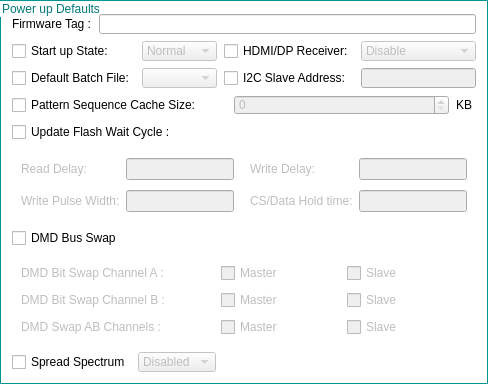
                        <widget class="QGroupBox" name="appDefaultsGroup">
                         <property name="enabled">
                          <bool>true</bool>
                         </property>
                         <property name="maximumSize">
                          <size>
                           <width>16777215</width>
                           <height>16777215</height>
                          </size>
                         </property>
                         <property name="styleSheet">
                          <string notr="true">QGroupBox{ border: 1px solid ;
background-color: transparent;
border-color: rgb(0,150,150);
color:rgb(0,120,120);
;}</string>
                         </property>
                         <property name="title">
                          <string>Power up Defaults</string>
                         </property>
                         <layout class="QVBoxLayout" name="verticalLayout_12">
                          <property name="spacing">
                           <number>7</number>
                          </property>
                          <property name="topMargin">
                           <number>13</number>
                          </property>
                          <item>
                           <layout class="QHBoxLayout" name="horizontalLayout_29">
                            <item>
                             <widget class="QLabel" name="label_FirmwareTag">
                              <property name="sizePolicy">
                               <sizepolicy hsizetype="Preferred" vsizetype="Preferred">
                                <horstretch>0</horstretch>
                                <verstretch>0</verstretch>
                               </sizepolicy>
                              </property>
                              <property name="maximumSize">
                               <size>
                                <width>16777215</width>
                                <height>20</height>
                               </size>
                              </property>
                              <property name="text">
                               <string>Firmware Tag :</string>
                              </property>
                             </widget>
                            </item>
                            <item>
                             <widget class="QLineEdit" name="firmwareTag_lineEdit">
                              <property name="sizePolicy">
                               <sizepolicy hsizetype="Expanding" vsizetype="Preferred">
                                <horstretch>0</horstretch>
                                <verstretch>0</verstretch>
                               </sizepolicy>
                              </property>
                              <property name="maximumSize">
                               <size>
                                <width>16777215</width>
                                <height>20</height>
                               </size>
                              </property>
                              <property name="maxLength">
                               <number>32</number>
                              </property>
                             </widget>
                            </item>
                           </layout>
                          </item>
                          <item>
                           <layout class="QGridLayout" name="gridLayout_19">
                            <item row="0" column="0">
                             <widget class="QCheckBox" name="startupState_checkBox">
                              <property name="sizePolicy">
                               <sizepolicy hsizetype="Minimum" vsizetype="Preferred">
                                <horstretch>0</horstretch>
                                <verstretch>0</verstretch>
                               </sizepolicy>
                              </property>
                              <property name="maximumSize">
                               <size>
                                <width>16777215</width>
                                <height>20</height>
                               </size>
                              </property>
                              <property name="text">
                               <string>Start up State:</string>
                              </property>
                             </widget>
                            </item>
                            <item row="0" column="1">
                             <widget class="QComboBox" name="startupState_comboBox">
                              <property name="enabled">
                               <bool>false</bool>
                              </property>
                              <property name="sizePolicy">
                               <sizepolicy hsizetype="Preferred" vsizetype="Preferred">
                                <horstretch>0</horstretch>
                                <verstretch>0</verstretch>
                               </sizepolicy>
                              </property>
                              <property name="maximumSize">
                               <size>
                                <width>16777215</width>
                                <height>20</height>
                               </size>
                              </property>
                              <item>
                               <property name="text">
                                <string>Normal</string>
                               </property>
                              </item>
                              <item>
                               <property name="text">
                                <string>Standby</string>
                               </property>
                              </item>
                             </widget>
                            </item>
                            <item row="0" column="2">
                             <widget class="QCheckBox" name="hdmiReceiver_checkBox">
                              <property name="sizePolicy">
                               <sizepolicy hsizetype="Minimum" vsizetype="Preferred">
                                <horstretch>0</horstretch>
                                <verstretch>0</verstretch>
                               </sizepolicy>
                              </property>
                              <property name="maximumSize">
                               <size>
                                <width>16777215</width>
                                <height>20</height>
                               </size>
                              </property>
                              <property name="text">
                               <string>HDMI/DP Receiver:</string>
                              </property>
                             </widget>
                            </item>
                            <item row="0" column="3">
                             <widget class="QComboBox" name="hdmiReceiver_comboBox">
                              <property name="enabled">
                               <bool>false</bool>
                              </property>
                              <property name="sizePolicy">
                               <sizepolicy hsizetype="Preferred" vsizetype="Preferred">
                                <horstretch>0</horstretch>
                                <verstretch>0</verstretch>
                               </sizepolicy>
                              </property>
                              <property name="maximumSize">
                               <size>
                                <width>16777215</width>
                                <height>20</height>
                               </size>
                              </property>
                              <item>
                               <property name="text">
                                <string>Disable</string>
                               </property>
                              </item>
                              <item>
                               <property name="text">
                                <string>Enable</string>
                               </property>
                              </item>
                             </widget>
                            </item>
                            <item row="1" column="0">
                             <widget class="QCheckBox" name="defaultBatch_checkBox">
                              <property name="sizePolicy">
                               <sizepolicy hsizetype="Minimum" vsizetype="Preferred">
                                <horstretch>0</horstretch>
                                <verstretch>0</verstretch>
                               </sizepolicy>
                              </property>
                              <property name="maximumSize">
                               <size>
                                <width>16777215</width>
                                <height>20</height>
                               </size>
                              </property>
                              <property name="text">
                               <string>Default Batch File:</string>
                              </property>
                             </widget>
                            </item>
                            <item row="1" column="1">
                             <widget class="QComboBox" name="defaultBatch_comboBox">
                              <property name="enabled">
                               <bool>false</bool>
                              </property>
                              <property name="sizePolicy">
                               <sizepolicy hsizetype="Preferred" vsizetype="Preferred">
                                <horstretch>0</horstretch>
                                <verstretch>0</verstretch>
                               </sizepolicy>
                              </property>
                              <property name="maximumSize">
                               <size>
                                <width>16777215</width>
                                <height>20</height>
                               </size>
                              </property>
                             </widget>
                            </item>
                            <item row="1" column="2">
                             <widget class="QCheckBox" name="i2cSlaveAdd_checkBox">
                              <property name="sizePolicy">
                               <sizepolicy hsizetype="Minimum" vsizetype="Preferred">
                                <horstretch>0</horstretch>
                                <verstretch>0</verstretch>
                               </sizepolicy>
                              </property>
                              <property name="maximumSize">
                               <size>
                                <width>16777215</width>
                                <height>20</height>
                               </size>
                              </property>
                              <property name="text">
                               <string>I2C Slave Address:</string>
                              </property>
                             </widget>
                            </item>
                            <item row="1" column="3">
                             <widget class="QLineEdit" name="i2cSlaveAdd">
                              <property name="enabled">
                               <bool>false</bool>
                              </property>
                              <property name="sizePolicy">
                               <sizepolicy hsizetype="Expanding" vsizetype="Preferred">
                                <horstretch>0</horstretch>
                                <verstretch>0</verstretch>
                               </sizepolicy>
                              </property>
                              <property name="maximumSize">
                               <size>
                                <width>16777215</width>
                                <height>20</height>
                               </size>
                              </property>
                              <property name="toolTip">
                               <string>Valid Range : 1-254</string>
                              </property>
                             </widget>
                            </item>
                           </layout>
                          </item>
                          <item>
                           <layout class="QHBoxLayout" name="horizontalLayout_19">
                            <item>
                             <widget class="QCheckBox" name="seqCacheSize_checkBox">
                              <property name="enabled">
                               <bool>true</bool>
                              </property>
                              <property name="text">
                               <string>Pattern Sequence Cache Size:</string>
                              </property>
                             </widget>
                            </item>
                            <item>
                             <widget class="QSpinBox" name="seqCacheSize_spinBox">
                              <property name="enabled">
                               <bool>false</bool>
                              </property>
                              <property name="maximumSize">
                               <size>
                                <width>16777215</width>
                                <height>20</height>
                               </size>
                              </property>
                              <property name="minimum">
                               <number>0</number>
                              </property>
                              <property name="maximum">
                               <number>1000</number>
                              </property>
                              <property name="value">
                               <number>0</number>
                              </property>
                             </widget>
                            </item>
                            <item>
                             <widget class="QLabel" name="KB_label">
                              <property name="maximumSize">
                               <size>
                                <width>20</width>
                                <height>16777215</height>
                               </size>
                              </property>
                              <property name="text">
                               <string>KB</string>
                              </property>
                             </widget>
                            </item>
                           </layout>
                          </item>
                          <item>
                           <widget class="QCheckBox" name="updateFlashWaitCycle_checkBox">
                            <property name="sizePolicy">
                             <sizepolicy hsizetype="Minimum" vsizetype="Preferred">
                              <horstretch>0</horstretch>
                              <verstretch>0</verstretch>
                             </sizepolicy>
                            </property>
                            <property name="text">
                             <string>Update Flash Wait Cycle :</string>
                            </property>
                           </widget>
                          </item>
                          <item>
                           <widget class="QFrame" name="flashWaitCycleControls_frame">
                            <property name="enabled">
                             <bool>false</bool>
                            </property>
                            <property name="styleSheet">
                             <string notr="true">QFrame{border:0px}</string>
                            </property>
                            <property name="frameShape">
                             <enum>QFrame::StyledPanel</enum>
                            </property>
                            <property name="frameShadow">
                             <enum>QFrame::Raised</enum>
                            </property>
                            <layout class="QGridLayout" name="gridLayout_17">
                             <property name="verticalSpacing">
                              <number>10</number>
                             </property>
                             <item row="0" column="3">
                              <widget class="QLabel" name="label_WriteDelay">
                               <property name="text">
                                <string>Write Delay:</string>
                               </property>
                              </widget>
                             </item>
                             <item row="0" column="4">
                              <widget class="QLineEdit" name="writeDelay">
                               <property name="enabled">
                                <bool>false</bool>
                               </property>
                               <property name="toolTip">
                                <string>Valid Range : 0-31</string>
                               </property>
                              </widget>
                             </item>
                             <item row="0" column="1">
                              <widget class="QLineEdit" name="readDelay">
                               <property name="enabled">
                                <bool>false</bool>
                               </property>
                               <property name="toolTip">
                                <string>Valid Range : 0-31</string>
                               </property>
                               <property name="inputMethodHints">
                                <set>Qt::ImhNone</set>
                               </property>
                               <property name="inputMask">
                                <string notr="true"/>
                               </property>
                               <property name="maxLength">
                                <number>32767</number>
                               </property>
                              </widget>
                             </item>
                             <item row="1" column="0">
                              <widget class="QLabel" name="label_PulseWidth">
                               <property name="text">
                                <string>Write Pulse Width:</string>
                               </property>
                              </widget>
                             </item>
                             <item row="1" column="1">
                              <widget class="QLineEdit" name="writePulseWidth">
                               <property name="enabled">
                                <bool>false</bool>
                               </property>
                               <property name="toolTip">
                                <string>Valid Range : 0-31</string>
                               </property>
                               <property name="inputMethodHints">
                                <set>Qt::ImhDigitsOnly</set>
                               </property>
                              </widget>
                             </item>
                             <item row="0" column="0">
                              <widget class="QLabel" name="label_ReadDelay">
                               <property name="text">
                                <string>Read Delay:</string>
                               </property>
                              </widget>
                             </item>
                             <item row="1" column="3">
                              <widget class="QLabel" name="label_DataHoldTime">
                               <property name="text">
                                <string>CS/Data Hold time:</string>
                               </property>
                              </widget>
                             </item>
                             <item row="1" column="4">
                              <widget class="QLineEdit" name="CS_DataHoldTime">
                               <property name="enabled">
                                <bool>false</bool>
                               </property>
                               <property name="toolTip">
                                <string>Valid Range : 0-31</string>
                               </property>
                              </widget>
                             </item>
                             <item row="0" column="2" rowspan="2">
                              <spacer name="horizontalSpacer_3">
                               <property name="orientation">
                                <enum>Qt::Horizontal</enum>
                               </property>
                               <property name="sizeType">
                                <enum>QSizePolicy::Fixed</enum>
                               </property>
                               <property name="sizeHint" stdset="0">
                                <size>
                                 <width>10</width>
                                 <height>20</height>
                                </size>
                               </property>
                              </spacer>
                             </item>
                            </layout>
                           </widget>
                          </item>
                          <item>
                           <widget class="QCheckBox" name="DMDBusSwap_checkBox">
                            <property name="sizePolicy">
                             <sizepolicy hsizetype="Minimum" vsizetype="Preferred">
                              <horstretch>0</horstretch>
                              <verstretch>0</verstretch>
                             </sizepolicy>
                            </property>
                            <property name="text">
                             <string>DMD Bus Swap</string>
                            </property>
                           </widget>
                          </item>
                          <item>
                           <widget class="QFrame" name="DMDBusSwapControls_frame">
                            <property name="enabled">
                             <bool>false</bool>
                            </property>
                            <property name="styleSheet">
                             <string notr="true">QFrame{border:0px}</string>
                            </property>
                            <property name="frameShape">
                             <enum>QFrame::StyledPanel</enum>
                            </property>
                            <property name="frameShadow">
                             <enum>QFrame::Raised</enum>
                            </property>
                            <layout class="QGridLayout" name="gridLayout_18">
                             <property name="topMargin">
                              <number>8</number>
                             </property>
                             <property name="bottomMargin">
                              <number>8</number>
                             </property>
                             <property name="verticalSpacing">
                              <number>7</number>
                             </property>
                             <item row="2" column="3">
                              <widget class="QCheckBox" name="channelSwapABSlave">
                               <property name="text">
                                <string>Slave</string>
                               </property>
                              </widget>
                             </item>
                             <item row="1" column="2">
                              <widget class="QCheckBox" name="bitSwapBMaster">
                               <property name="text">
                                <string>Master</string>
                               </property>
                              </widget>
                             </item>
                             <item row="1" column="3">
                              <widget class="QCheckBox" name="bitSwapBSlave">
                               <property name="text">
                                <string>Slave</string>
                               </property>
                              </widget>
                             </item>
                             <item row="2" column="0">
                              <widget class="QLabel" name="label_BitswapChannelAB">
                               <property name="text">
                                <string>DMD Swap AB Channels :</string>
                               </property>
                              </widget>
                             </item>
                             <item row="2" column="2">
                              <widget class="QCheckBox" name="channelSwapABMaster">
                               <property name="text">
                                <string>Master</string>
                               </property>
                              </widget>
                             </item>
                             <item row="1" column="0">
                              <widget class="QLabel" name="label_BitswapChannelB">
                               <property name="text">
                                <string>DMD Bit Swap Channel B :</string>
                               </property>
                              </widget>
                             </item>
                             <item row="0" column="3">
                              <widget class="QCheckBox" name="bitSwapASlave">
                               <property name="text">
                                <string>Slave</string>
                               </property>
                              </widget>
                             </item>
                             <item row="0" column="2">
                              <widget class="QCheckBox" name="bitSwapAMaster">
                               <property name="text">
                                <string>Master</string>
                               </property>
                              </widget>
                             </item>
                             <item row="0" column="0">
                              <widget class="QLabel" name="label_BitswapChannelA">
                               <property name="text">
                                <string>DMD Bit Swap Channel A :</string>
                               </property>
                              </widget>
                             </item>
                             <item row="1" column="1">
                              <spacer name="horizontalSpacer_4">
                               <property name="orientation">
                                <enum>Qt::Horizontal</enum>
                               </property>
                               <property name="sizeType">
                                <enum>QSizePolicy::Fixed</enum>
                               </property>
                               <property name="sizeHint" stdset="0">
                                <size>
                                 <width>50</width>
                                 <height>20</height>
                                </size>
                               </property>
                              </spacer>
                             </item>
                            </layout>
                           </widget>
                          </item>
                          <item>
                           <layout class="QHBoxLayout" name="horizontalLayout_47">
                            <item>
                             <widget class="QCheckBox" name="setSpreadSpectrum_checkBox">
                              <property name="text">
                               <string>Spread Spectrum</string>
                              </property>
                             </widget>
                            </item>
                            <item>
                             <widget class="QComboBox" name="spreadSpectrum_comboBox">
                              <property name="enabled">
                               <bool>false</bool>
                              </property>
                              <property name="sizePolicy">
                               <sizepolicy hsizetype="Preferred" vsizetype="Preferred">
                                <horstretch>0</horstretch>
                                <verstretch>0</verstretch>
                               </sizepolicy>
                              </property>
                              <property name="maximumSize">
                               <size>
                                <width>16777215</width>
                                <height>20</height>
                               </size>
                              </property>
                              <property name="currentText">
                               <string>Disabled</string>
                              </property>
                              <property name="currentIndex">
                               <number>0</number>
                              </property>
                              <item>
                               <property name="text">
                                <string>Disabled</string>
                               </property>
                              </item>
                              <item>
                               <property name="text">
                                <string>0.5%</string>
                               </property>
                              </item>
                              <item>
                               <property name="text">
                                <string>0.75%</string>
                               </property>
                              </item>
                              <item>
                               <property name="text">
                                <string>1.0%</string>
                               </property>
                              </item>
                             </widget>
                            </item>
                            <item>
                             <spacer name="horizontalSpacer">
                              <property name="orientation">
                               <enum>Qt::Horizontal</enum>
                              </property>
                              <property name="sizeHint" stdset="0">
                               <size>
                                <width>40</width>
                                <height>20</height>
                               </size>
                              </property>
                             </spacer>
                            </item>
                           </layout>
                          </item>
                         </layout>
                        </widget>
